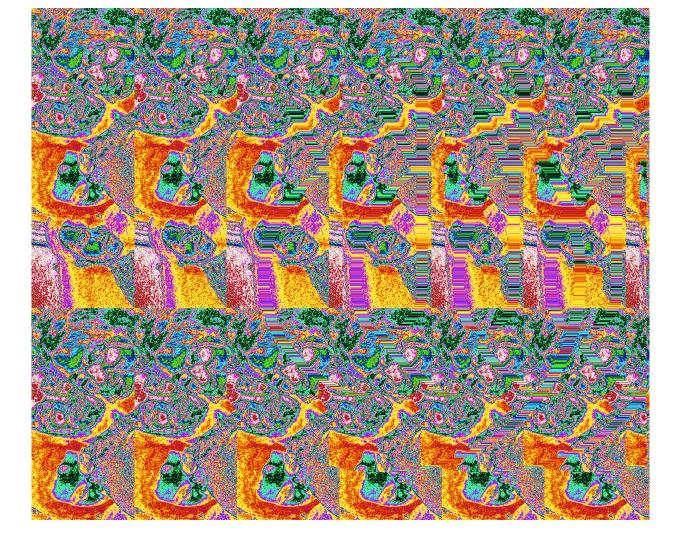
#> input picture image.jpg, 1362 x 1082 px (shown at 1/2 size)
$ python main.py image.jpg 5 5   (older library calls are emulated)
#> lines starting #> are read from the running program, lines starting #| are printed output that depends on the picture
### filters/gabortsfm.py
#coding: utf-8
import numpy as np
from inspect import isfunction


class gabortsfm:
    """
    A filter bank of two-dimensional Gaussians of identical variance
    whose centers form a two-dimensional grid in the frequency domain

    Parameters
    ----------
    num_coronas         :   The number of coronas of the grid. The grid is quadratic with side length 2*num_coronas+1
    filter_num_rows     :   The dimension of the filters in y-axis, that is, np.size(*,0)
    filter_num_columns  :   The dimension of the filters in x-axis, that is, np.size(*,1)
    out_filter          :   Determines how the output for the feature vector is generated.
                            The following options are available:
                            'std'   :   output is low pass filtered version of input
                            'raw'   :   output is just incoming signal.
                            None    :   no output is generated.
                            func    :   where 'func' is any function that returns an np.array and can handle the incoming signal.
                                        output is func(signal).


    """

    def __init__(self,  num_coronas, filter_num_rows=32, filter_num_columns=32, out_filter='std'):
        self._filter_num_rows = filter_num_rows
        self._filter_num_columns = filter_num_columns
        self._num_coronas = num_coronas
        self._sigma_psi = 0.5*(num_coronas+1)    #rule of thumb
        self._out_filter = out_filter
        self._psi_filter_bank = self._generate_psi_filter_bank()
        self._phi_filter = self._generate_phi_filter()


    # [22 lines left out: function apply_filter, not called in this run]


    def _generate_psi_filter_bank(self):
        """
        Generates all filters of the filter bank that produce the propagation signals
        """
        psi_filter_bank = [[0]*(2*self._num_coronas+1)]*(2*self._num_coronas+1)
        for i in range(0, len(psi_filter_bank)):
            a = [0]*len(psi_filter_bank[i])
            for j in range(0, len(psi_filter_bank)):
                a[j]=self._generate_psi_single_filter(j-self._num_coronas, i-self._num_coronas)
            psi_filter_bank[i]=a
        return psi_filter_bank


    def _generate_psi_single_filter(self, xp, yp):
        """
        Generates a two-dimensional Gaussian with center at (xp, yp) for a propagation signal
        """
        xi_x, xi_y = self._generate_grid(xp, yp)
        filter = (2*np.pi/self._sigma_psi)*np.exp(-2*((np.pi*self._sigma_psi)**2)*((xi_x**2)+(xi_y**2)))
        return filter


    def _generate_phi_filter(self):
        """
        Returns a low pass filter (centered Gaussian) that serves as output generating atom
        (if out_filter='std')
        """
        xi_x, xi_y = self._generate_grid(0, 0)
        return (2*np.pi/self._sigma_psi)*np.exp(-2*((np.pi*self._sigma_psi)**2)*((xi_x**2)+(xi_y**2)))


    def _generate_grid(self, xp, yp):
        x = self._filter_num_rows
        temp_x = list(range(int(np.floor(-self._filter_num_rows/2 + 0.5)),int(np.floor(self._filter_num_rows/2 + 0.5))))
        temp_y = list(range(int(np.floor(-self._filter_num_columns/2 + 0.5)),int(np.floor(self._filter_num_columns/2 + 0.5))))
        temp_x = temp_x/max(np.abs(temp_x))
        temp_y = temp_y/max(np.abs(temp_y))
        xi_x, xi_y = np.meshgrid(temp_x, temp_y)
        for k in range(0, xi_x.shape[0]):
            for l in range(0, xi_x.shape[1]):
                xi_x[k,l]=xi_x[k,l]-xp/(self._num_coronas+1)
        for k in range(0, xi_y.shape[0]):
            for l in range(0, xi_y.shape[1]):
                xi_y[k,l]=xi_y[k,l]-yp/(self._num_coronas+1)
        return [xi_x, xi_y]


# [73 lines left out: function _gabortsfm, not called in this run]


# [17 lines that do not run on import are left out]

### filters/gwt.py
#coding: utf-8
import numpy as np
import matplotlib.pyplot as plt
from skimage.io import imshow, show
import matplotlib.pyplot as plt
from inspect import isfunction


class gwt:
    """
    A filter bank of Gabor wavelets

    Parameters
    ----------
    num_scales          :   The number of frequency scales of the filter bank
    num_rotations       :   The number of angles of the filter bank
                            The filter bank will contain (num_scales)*(num_rotations) individual filters
    filter_num_rows     :   The dimension of the filters in y-axis, that is, np.size(*,0)
    filter_num_columns  :   The dimension of the filters in x-axis, that is, np.size(*,1)
    out_filter          :   Determines how the output for the feature vector is generated.
                            The following options are available:
                            'std'   :   output is low pass filtered version of input
                            'raw'   :   output is just incoming signal.
                            None    :   no output is generated.
                            func    :   where 'func' is any function that returns an np.array
                                        and can handle the incoming signal. output is func(signal).
    """

    def __init__(self,  num_scales, num_rotations, filter_num_rows=32, filter_num_columns=32, out_filter='std'):
        self._filter_num_rows = filter_num_rows
        self._filter_num_columns = filter_num_columns
        self._num_scales = num_scales
        self._num_rotations = num_rotations
        self._gamma = 0.33
        self._eta = 0.7
        self._sigma_phi = 0.7
        self._sigma_psi = 0.5158
        self._scaling_psi = 0.84
        self._scaling_overall = 1.0
        self._psi_filter_bank = self._generate_psi_filter_bank()
        self._phi_filter = self._generate_phi_filter()
        self._out_filter = out_filter


    def apply_filter(self, img, meta=None):
        return _gwt(img, meta, self._num_scales, self._num_rotations, self._phi_filter, self._psi_filter_bank, self._out_filter)


    def _generate_psi_filter_bank(self):
        """
        Generates all filters of the filter bank that produce the propagation signals
        """
        psi_filter_bank = [[0]*self._num_rotations]*self._num_scales
        for j in range(0, self._num_scales):
            a = [0]*self._num_rotations
            for ir in range(0, self._num_rotations):
                theta = ir*np.pi/self._num_rotations
                a[ir]=self._generate_psi_single_filter(j+1, theta)
            psi_filter_bank[j]=a
        return psi_filter_bank


    def _generate_psi_single_filter(self, j, theta):
        """
        Generates a single filter of the filter bank that corresponds to frequency scale j
        and is oriented in the direction of theta
        """
        xi_x, xi_y = self._generate_grid(j, theta)
        for i in range(0, len(xi_x)):
            xi_x[i]=xi_x[i]-self._eta
        for i in range(0, len(xi_y)):
            xi_y[i]=xi_y[i]/self._gamma
        filter = np.exp(-2*((np.pi*self._sigma_psi)**2)*((xi_x**2)+(xi_y**2)))
        filter *= self._scaling_psi*self._scaling_overall*2*self._sigma_psi*np.sqrt(np.pi/self._gamma)/np.sqrt(1+np.exp(-4*(np.pi*self._sigma_psi*self._eta)**2)-np.exp(-6*(np.pi*self._sigma_psi*self._eta)**2))
        return filter


    def _generate_phi_filter(self):
        """
        Returns a low pass filter (centered Gaussian) that serves as output generating atom
        (if out_filter='std')
        """
        j = 1
        theta = 0
        xi_x, xi_y = self._generate_grid(j, theta)
        phi_filter = np.exp((-2*(np.pi*self._sigma_phi)**2)*(xi_x**2+xi_y**2))
        phi_filter *= self._scaling_overall*2*self._sigma_phi*np.sqrt(np.pi)
        return phi_filter


    def _generate_grid(self, j, theta):
        scale = 2**(j-1)
        x = self._filter_num_rows
        temp_x = list(range(int(np.floor(-self._filter_num_rows/2 + 0.5)),int(np.floor(self._filter_num_rows/2 + 0.5))))
        temp_y = list(range(int(np.floor(-self._filter_num_columns/2 + 0.5)),int(np.floor(self._filter_num_columns/2 + 0.5))))
        temp_x = temp_x/max(np.abs(temp_x))
        temp_y = temp_y/max(np.abs(temp_y))
        xi_x, xi_y = np.meshgrid(temp_x, temp_y)
        xi_x = xi_x/scale
        xi_y = xi_y/scale
        xi_x_temp = xi_x*np.cos(theta) + xi_y*np.sin(theta)
        xi_y_temp = -xi_x*np.sin(theta) +xi_y*np.cos(theta)
        xi_x = xi_x_temp
        xi_y = xi_y_temp
        return [xi_x, xi_y]

# [67 lines left out: function _gwt, not called in this run]


# [15 lines that do not run on import are left out]


### tree_database.py
from filters.gabortsfm import gabortsfm
from filters.gwt import gwt
from filters.swt import swt1
from filters.swt import swt2
from filters.raised_cosine import rc
from filters.dyadic_highpass import dh
from filters.helper import OutputAllFilter
from pooling import pooling, subsample_pooling
import nonlinearity as nl
import numpy as np
import sys

from scatteringtree import scattering_tree
m=9
n=7
omega=np.pi*2/512
if len(sys.argv)>1:
    n=int(sys.argv[3])
    if sys.argv[0]=='1d_NoOverlap_dyadic.py':
        m=int(sys.argv[2])
        if m==2:
            m=9
        elif m==6:
            m=3
        elif m==18:
            m=1
        elif sys.argv[0]!='main.py':
            raise ValueError('The scale (second argument) must be an element of {2,6,18}!')
    elif sys.argv[0]=='1d_Overlap_raisedCosines.py':
        omega=omega*float(sys.argv[2])

def get_n2d_filters():
    filter_list=[]
    for i in range(n):
        filter_list.append([gwt(2, 2, filter_num_rows=2**(n-i), filter_num_columns=2**(n-i))])
    return filter_list

def get_n1d_filters():
    filter_list=[]
    for i in range(n):
        filter_list.append([swt1(wavelet='db1', level=2, start_level=0, frequency_decreasing_path=False)])
    return filter_list

def get_simple_1d_filters():
    filter_list=[]
    for i in range(n):
        #scale can be an element of {1,3,9} in order to span the complete highpass space
        filter_list.append([dh(scale=m)])
    return filter_list

def get_raised_cosine_filters():
    filter_list=[]
    for i in range(n):
        filter_list.append([rc(omega=omega)])
    return filter_list

def get_n2d_poolings():
    pooling_list=[]
    for i in range(n):
        pooling_list.append(pooling((2,2), np.max))
    return pooling_list

def get_n1d_poolings():
    pooling_list=[]
    for i in range(n):
        pooling_list.append(pooling(2, np.max))
    return pooling_list

def get_identity_poolings():
    pooling_list=[]
    for i in range(n):
        pooling_list.append(None)
    return pooling_list


gabor_tree = scattering_tree(
                        [
                 [gabortsfm(3, filter_num_rows=32, filter_num_columns=32)],
                 [gabortsfm(2, filter_num_rows=16, filter_num_columns=16, out_filter='raw')],
                 [gabortsfm(2, filter_num_rows=8, filter_num_columns=8, out_filter='std')],
                 [OutputAllFilter()]
                ],
                [nl.modulus]*2,
                [
                    pooling((2,2), np.max),
                    pooling((2,2), np.max),
                ]
        )


gabor_wavelet_tree = scattering_tree(
                [
                        [gwt(2, 2, filter_num_rows=32, filter_num_columns=32)],
                        [gwt(2, 2, filter_num_rows=16, filter_num_columns=16)],
                        [OutputAllFilter()]
                ],
                [nl.ReLu]*2,
                [
                        pooling((2,2), np.max),
                        pooling((2,2), np.max),
                ]
        )

stationary_wavelet_tree = scattering_tree(
                [
                        [swt2(wavelet='haar', levels=2, start_level=0, frequency_decreasing_path=True, out_filter='raw')],
                        [swt2(wavelet='haar', levels=2, start_level=0, frequency_decreasing_path=True,)],
                        [swt2(wavelet='haar', levels=2, start_level=0, frequency_decreasing_path=True, out_filter='std')],
                        [OutputAllFilter()]
                ],
                [nl.LogSig]*3,
                [
                        subsample_pooling((2,2)),
                        subsample_pooling((2,2)),
                        subsample_pooling((2,2)),
                ]
        )

mixed_tree = scattering_tree(
                [
                        [swt2(wavelet='haar', levels=2, start_level=0),
                         gabortsfm(2, filter_num_rows=32, filter_num_columns=32, out_filter='std')],
                        [gabortsfm(3, filter_num_rows=16, filter_num_columns=16, out_filter=np.square)],
                        [gwt(2,2, filter_num_rows=4, filter_num_columns=4)],
                        [gwt(2,2, filter_num_rows=2, filter_num_columns=2)],
                        [OutputAllFilter()]
                ],
                [
                        nl.ReLu,
                        nl.LogSig
                ],
                [
                        pooling((2,2), np.max),
                        pooling((4,4), np.max),
                        pooling((2,2), np.max),
                 ]
        )

larger_tree = scattering_tree(
                [
                        [gabortsfm(3, filter_num_rows=64, filter_num_columns=64, out_filter=np.square)],
                        [gwt(2, 2, filter_num_rows=32, filter_num_columns=32)],
                        [gabortsfm(3, filter_num_rows=16, filter_num_columns=16, out_filter=np.square)],
                        [gwt(2, 2, filter_num_rows=8, filter_num_columns=8)],
                        [gwt(2, 2, filter_num_rows=4, filter_num_columns=4)],
                ],
                [nl.ReLu]*2,
                [
                        pooling((2,2), np.max),
                        pooling((2,2), np.max),
                        pooling((2,2), np.max),
                        pooling((2,2), np.max),
                        pooling((2,2), np.max),
                ]
        )

var_1d_filters = scattering_tree(
                get_n1d_filters(),
                [nl.ReLu]*n,
                get_n1d_poolings(),
        )
var_2d_filters = scattering_tree(
               get_n2d_filters(),
                [nl.ReLu]*n,
                get_n2d_poolings(),
        )
simple_1d_filters = scattering_tree(
                get_simple_1d_filters(),
                [nl.modulus]*n,
                get_identity_poolings(),
        )
raised_cosine_filters = scattering_tree(
                get_raised_cosine_filters(),
                [nl.modulus]*n,
                get_identity_poolings(),
        )

### filters/swt.py
#coding: utf-8
"""
This module contains wrapper classes around
one and two dimensional stationary wavelet transforms.
"""


import numpy as np
import pywt

class swt1:
    """1D stationary wavelet transform.

    Parameters
    ----------
    wavelet                     :   The wavelet type.
    level                       :   The number of scales.
    start_level                 :   Begin at this scale.
    frequency_decreasing_path   :   Reduce overhead by cutting off some branches of the scattering tree.
    out_filter                  :   Determines how the output for the feature vector is generated.
                                    The following options are available:
                                    'std'   :   output is approximation cA of last level.
                                    'raw'   :   output is just incoming signal.
                                    None    :   no output is generated.
                                    func    :   where 'func' is any function that returns an np.array and can handle
                                                the incoming signal. output is func(signal).

    """

    def __init__(self, wavelet='db1', level=1, start_level=0, frequency_decreasing_path=False, out_filter='std'):
        self._wavelet = wavelet
        self._level = level
        self._start_level = start_level
        self._frequency_decreasing_path = frequency_decreasing_path
        self._out_filter = out_filter

    # [88 lines left out: functions apply_filter, _swt1, not called in this run]


class swt2:
    """2D stationary wavelet transform.

    Parameters
    ----------
    wavelet                     :   The wavelet type.
    levels                      :   The number of scales.
    start_level                 :   Begin at this scale.
    frequency_decreasing_path   :   Reduce overhead by cutting off some branches of the scattering tree.
    out_filter                  :   Determines how the output for the feature vector is generated.
                                    The following options are available:
                                    'std'   :   output is approximation cA of last level.
                                    'raw'   :   output is just incoming signal.
                                    None    :   no output is generated.
                                    func    :   where 'func' is any function that returns an np.array and can handle
                                                the incoming signal. output is func(signal).

    """

    def __init__(self, wavelet='haar', levels=1, start_level=0, frequency_decreasing_path=False, out_filter='std'):
        self._wavelet = wavelet
        self._level = levels
        self._start_level = start_level
        self._frequency_decreasing_path = frequency_decreasing_path
        self._out_filter = out_filter


    # [112 lines left out: functions apply_filter, _swt2, not called in this run]

### filters/raised_cosine.py
#coding: utf-8


import numpy as np
import pywt

class rc:


    def __init__(self, omega):
        self.omega = omega

    def apply_filter(self, signal):

        return RC(signal, self.omega)


# [54 lines left out: functions RC, raised_cosine, not called in this run]


### filters/dyadic_highpass.py
#coding: utf-8


import numpy as np
import pywt

class dh:


    def __init__(self, scale):
        self.scale = scale

    def apply_filter(self, signal):

        return DH(signal, self.scale)


# [34 lines left out: functions DH, dyadic_highpass, not called in this run]


### pooling.py
"""
This module implements functions for down-sampling by pooling.
"""

import numpy as np

class pooling:
    """Downsample a 1D or 2D signal by taking pool_size samples together (average or max).

    Parameters
    ----------

    pool_size   :   How many values to combine into one.
                    For one dimensional signals this is expected to be a integer.
                    For multi dimensional signals this must be a tuple of integers, one value per dimension.

    pooling_function :   Might be one of: np.mean, np.max, ...


    Examples
    --------

    # Apply pooling function to an image.
    p = pooling((2,2), np.mean)
    pooled = p.apply_pooling(image)

    # Apply pooling function to audio.
    p = pooling(2, np.mean)
    pooled = p.apply_pooling(wave)

    """

    def __init__(self, pool_size, pooling_function):
        self._pool_size = pool_size
        self._pooling_function = pooling_function

    # [33 lines left out: functions apply_pooling, _apply_pooling, not called in this run]


class subsample_pooling:
    """Downsample a 1D or 2D signal by subsampling with sampling ratio sample_size.

    Parameters
    ----------
    sample_size :   The sampling ratio. If 1D signals are expected, sample_size is
                    an integer. If 2D signals are expected, sample_size is a 2-tuple
                    where sample_size[0] is the sampling ratio of rows and where
                    sample_size[1] is the sampling ratio of columns.

    Examples
    --------

    # Apply subsample_pooling  to an image.
    p = subsample_pooling((2,2))
    pooled = p.apply_pooling(image)

    # Apply pooling function to audio.
    p = subsample_pooling(2)
    pooled = p.apply_pooling(wave)

    """

    def __init__(self, sample_size):
        self._sample_size = sample_size

    # [26 lines left out: function apply_pooling, not called in this run]

### scatteringtree.py

import numpy as np
import inspect
from itertools import zip_longest

class scattering_tree:

    def __init__(self, propagation_filters, nonlinearities, poolings):
        """Initialize the scattering transform.

        Parameters
        ----------
        propagation_filters :   List of propagation filters.
        nonlinearities      :   List of non-linearities. One per tree layer is required.
                                `None` can be used as `f(x) = x`.
        poolings            :   List of pooling functions. One pooling function per tree layer is required.
                                `None` can be used to disable pooling.
        """

        self._prop_filters = propagation_filters
        self._nonlin = nonlinearities
        self._pools = poolings

    # [224 lines left out: functions scatter, scatter_flat, transform, fit, _flatten, _scatter and 5 more, not called in this run]

### main.py
#!/usr/bin/env python3

import numpy as np
import matplotlib.pyplot as plt
import sys
from pathlib import Path

from sklearn import svm
from sklearn.datasets import fetch_mldata
from sklearn.decomposition import PCA, IncrementalPCA
from sklearn.discriminant_analysis import LinearDiscriminantAnalysis
#from scipy.misc import imresize, imread
import scipy.misc


#pyscatter libraries
import tree_database
from scatteringtree import scattering_tree
from nonlinearity import *
from pooling import pooling

import cProfile
import os, struct
from array import array as pyarray
from pylab import *

from sklearn.datasets import fetch_mldata

from sklearn.decomposition import PCA, IncrementalPCA
from sklearn.discriminant_analysis import LinearDiscriminantAnalysis

try:
    from joblib import Parallel, delayed
    from multiprocessing import cpu_count
    n_jobs = cpu_count()
except:
    n_jobs = 1

from nonlinearity import *


verbose = 8
num_train = 1
dimension = 1 #either 1 or 2


# [5 lines left out: function mnist_to_img, not called in this run]


def run_test():

    if len(sys.argv)!=4:
        print('You passed no image. Using an image from the MNIST dataset.')
        run_mnist()
    elif not Path(sys.argv[1]).is_file():
        print('Your first argument is not a path to a valid file. Using an image from the MNIST dataset.')
        run_mnist()
    else:
        image = scipy.misc.imread(sys.argv[1])
#> image is the input picture: shape (1082, 1362, 3); mean R, G, B 164.5, 147.5, 131.7
        image=np.average(image, axis=2)
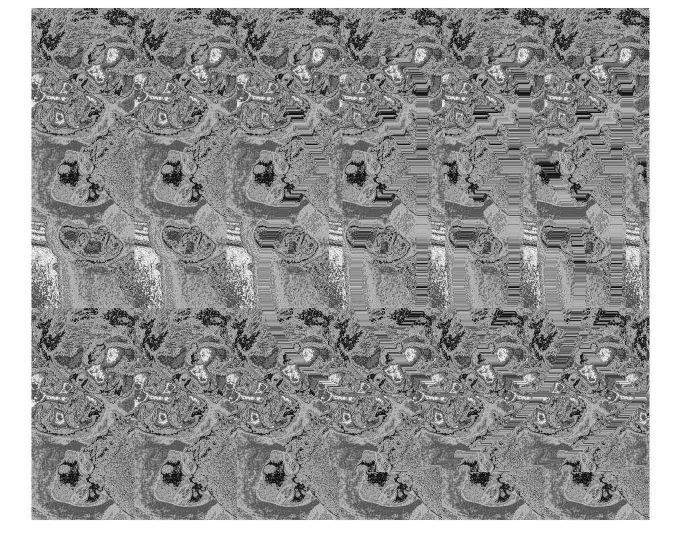
#> image: shape (1082, 1362) float64 (shown at 1/2 size); min 0.333, max 255, mean 147.9
#> (the rest of the program and of its run is left out)
